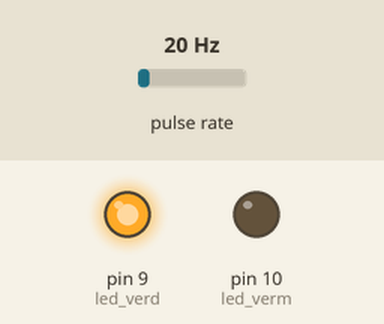
The sketch below on a simulated Arduino Uno, built with avr-gcc and run on an emulated ATmega328P. Shown: output pins drawn as LEDs (lit = HIGH). Wiring (inferred from the names in the program): pulse sensor: data pin 2. Dashed ring = blinking. The inputs (shaded band) are chosen by the test bench; at power-on: pulse rate 20 Hz. The local clock reads 2024-03-15 10:24:30 at power-on unless the sketch sets it; what the sketch prints to the serial monitor is not drawn.

Above: at 0.6 s.
At 2.3 s:
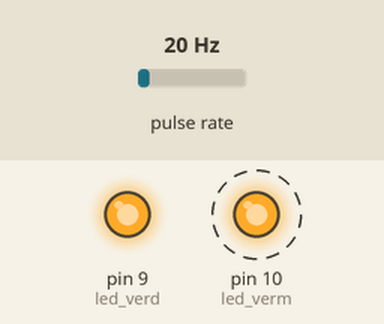
Timing chart, 0 to 3.1 s (numbered marks = the images above):
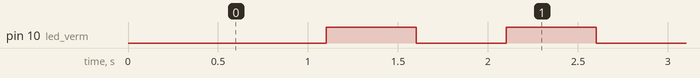

Measured:
- by itself, pin 10 (led_verm): alternates HIGH for 0.50 s and LOW for 0.50 s

The sketch:

fluxo.ino
```cpp
#include <SPI.h>
#include <SD.h>
#include "RTClib.h"

RTC_DS3231 rtc;

volatile int flow_frequency;
float l_hora;
float l_seg;
unsigned char flowsensor = 2;
unsigned long currentTime;
unsigned long cloopTime;

float water_consumption = 0.0;
int file_counter = 0;
String temp;

int led_verm = 10;
int led_verd = 9;

void flow () // Interrupt function
{
   flow_frequency++;
}

void setup()
{
   pinMode(led_verm, OUTPUT);
   pinMode(led_verd, OUTPUT);
   pinMode(flowsensor, INPUT);

   Serial.begin(9600);

   digitalWrite(led_verd, HIGH);
   digitalWrite(flowsensor, HIGH);
   attachInterrupt(0, flow, RISING);
   currentTime = millis();
   cloopTime = currentTime;

   if(! rtc.begin()){
     Serial.println("DS3231 não encontrado");
   }
   if(rtc.lostPower()){
     Serial.println("DS3231 OK!");
     //rtc.adjust(DateTime(F(__DATE__), F(__TIME__))); //AJUSTAR HORA DO MODULO RTC
   }
   delay(100);

   Serial.println("setor_id,data,litros");
}

void loop ()
{
  currentTime = millis();

  if(currentTime > (cloopTime + 1000)){
    file_counter++;
    digitalWrite(led_verm, HIGH);

    l_hora = ((flow_frequency * 60) / 7.5);
    l_seg = l_hora/3600;
    flow_frequency = 0;
    water_consumption = water_consumption + l_seg;

    if(file_counter == 60){
      DateTime now = rtc.now();

      temp = "1,";
      temp += now.day();
      temp += "/";
      temp += now.month();
      temp += "/";
      temp += now.year();
      temp += " ";
      temp += now.hour();
      temp += ":";
      temp += now.minute();
      temp += ",";
      temp += water_consumption;

      Serial.println(temp);

      water_consumption = 0;
      file_counter = 0;
    }
    delay(500);
  }

  digitalWrite(led_verm, LOW);
  delay(500);
}
```
